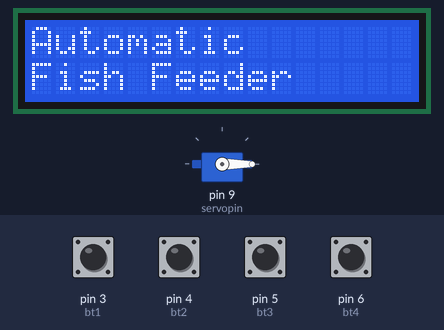
Recording of a sketch running on a simulated Arduino Uno, built with avr-gcc and run on an emulated ATmega328P. On the bench: 16×2 character LCD, servo. The test bench sets the inputs (shaded band); at power-on: pin 3 (bt1), pin 4 (bt2), pin 5 (bt3), pin 6 (bt4) HIGH. The local clock reads 2024-03-15 10:24:30 at power-on unless the sketch sets it.

Above: at 1.2 s.
1.3 s: pin 6 (bt4) pulled LOW for 0.2 s
At 2.3 s:
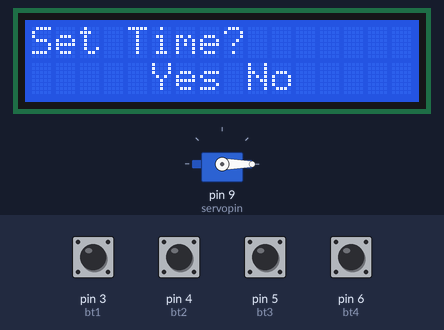
3.1 s: pin 4 (bt2) pulled LOW for 0.2 s
At 4.8 s:
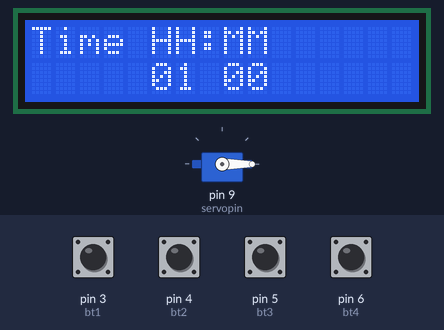
5.1 s: pin 6 (bt4) pulled LOW for 1 s
At 6.7 s:
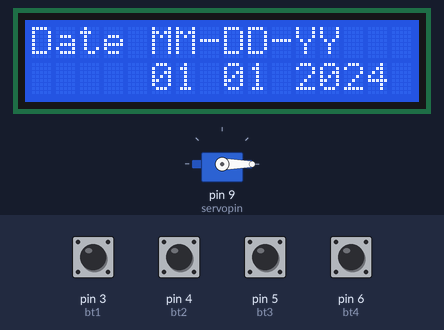
7.6 s: pin 6 (bt4) pulled LOW for 1 s
At 8.7 s:
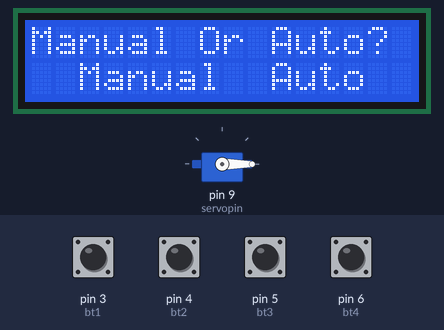
10.1 s: pin 5 (bt3) pulled LOW for 0.2 s
At 11.1 s:
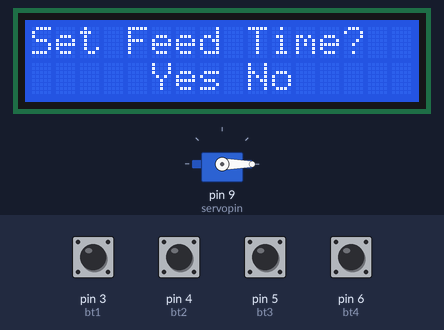
12.1 s: pin 4 (bt2) pulled LOW for 1 s
At 13.2 s:
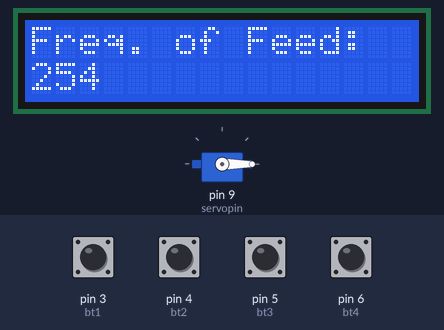
Timing chart, 0 to 15.1 s (numbered marks = the images above; inputs shaded):
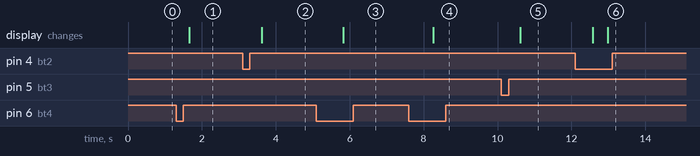

The sketch:

AutomaticFishFeeder.ino
```cpp
#include <Servo.h>             // Servo
#include <Wire.h>              // Button
#include <LiquidCrystal_I2C.h> // LCD
#include <DS3232RTC.h>         // DS3231
#include <Streaming.h>         // DS3231
#include <TimeLib.h>           // DS3231
#include <EEPROM.h>

// Set the LCD address to 0x27 for a 16 chars and 2 line display
LiquidCrystal_I2C lcd(0x27, 16, 2);

// Setting up buttons and servo
const int bt1 = 3;
const int bt2 = 4;
const int bt3 = 5;
const int bt4 = 6;
char pressedButton = '0';

const int servopin = 9;

// Menu Level
// 0 = Homepage; 1 = Date; 2 = Time; 3 = Times to Feed; 4 = Time to feed & Quantity of Food (Loop) 5 = On sleep mode
byte menu = 0;
bool needsUpdate = true;

// Initializing values
int Tmont = 1;
int Tday = 1;
int Tyear = 2024;
int Thour = 1;
int Tmint = 0;
int Ffeed = 1; // Frequency of feeding
int Fqty = 1;  // Feeding quantity in mL

bool feedHourSet = false;
bool feedMinSet = false;
bool feedManual = false;

int *feedHour;
int *feedMin;
int *timeStore;

unsigned long previousMillis = 0; // Stores the last time the display was updated
const long interval = 15000;      // Interval at which to update the time (1 minute)

static int currentFeedIndex = 0;
int pos = 0; // Servo position

// Min,Max values
// MINMAX[10] = {minMonth, maxMonth, minDay, maxDay, minYear, maxYear, minHour, maxHour, minMinute, maxMinute, minFeed, maxFeed};
const int MINMAX[12] = {1, 12, 0, 31, 2000, 2200, 0, 23, 0, 59, 1, 20};

DS3232RTC myRTC; // Custom RTC functions
tmElements_t tm;
Servo myservo;

void setup()
{
    // Initialization of Serial, LCD, RTC
    Serial.begin(9600);
    lcd.begin();
    myRTC.begin();
    setSyncProvider(myRTC.get);

    // Gather EEPROM values for offline function
    Ffeed = EEPROM.read(0);
    Fqty = EEPROM.read(1);

    lcd.backlight();

    // Set up button pins
    pinMode(bt1, INPUT_PULLUP);
    pinMode(bt2, INPUT_PULLUP);
    pinMode(bt3, INPUT_PULLUP);
    pinMode(bt4, INPUT_PULLUP);

    // Servo pin
    myservo.attach(servopin);
    myservo.write(0);

    feedHour = new int[Ffeed];
    feedMin = new int[Ffeed];
    timeStore = new int[Ffeed * 2];

    // Saving offline values to timeStore array
    gatherEEPROMValues(timeStore, Ffeed * 2);

    // Accessing new timeStore array with EEPROM values to extract feedHour and feedMin values
    for (int i = 0; i < Ffeed; i++)
    {
        feedHour[i] = timeStore[2 * i];
        feedMin[i] = timeStore[2 * i + 1];
    }
}

void loop()
{
    checkButton();

    // Update current time display every minute
    if (menu == 12)
    {
        unsigned long currentMillis = millis();
        if (currentMillis - previousMillis >= interval)
        {
            previousMillis = currentMillis;
            needsUpdate = true; // Trigger a menu update
        }
    }
    feedIni(timeStore, Ffeed, Fqty); // timeStore[0] is Ffeed
}

void checkButton()
{
    // Check if button is pressed or not
    bool stateBt1 = digitalRead(bt1);
    bool stateBt2 = digitalRead(bt2);
    bool stateBt3 = digitalRead(bt3);
    bool stateBt4 = digitalRead(bt4);

    // Check what button is pressed
    if (stateBt1 == LOW)
    {
        pressedButton = 'B'; // Back
    }
    else if (stateBt2 == LOW)
    {
        pressedButton = 'L'; // Left
    }
    else if (stateBt3 == LOW)
    {
        pressedButton = 'R'; // Right
    }
    else if (stateBt4 == LOW)
    {
        pressedButton = 'E'; // Enter/Set
    }
    else
    {
        pressedButton = '0';
    }

    processButton(pressedButton);
}

void processButton(char pressedButton)
{
    switch (menu)
    {
    case 0:
        if (pressedButton == 'E') {
            changeMenu(1, true, 200); // Goes to menu page 1
        }
        break;
    // Select adjust time or not
    case 1:
        yesOrNoValue(pressedButton, 0, 2, 7);
        break;
    // Adjusted case (+ 1 )
    case 2:
        adjustValue(pressedButton, &Thour, MINMAX[6], MINMAX[7], 1, 3);
        break;
    case 3:
        adjustValue(pressedButton, &Tmint, MINMAX[8], MINMAX[9], 2, 4);
        break;
    case 4:
        adjustValue(pressedButton, &Tmont, MINMAX[0], MINMAX[1], 3, 5);
        break;
    case 5:
        adjustValue(pressedButton, &Tday, MINMAX[2], MINMAX[3], 4, 6);
        break;
    case 6:
        adjustValue(pressedButton, &Tyear, MINMAX[4], MINMAX[5], 5, 7);
        setTime(Thour, Tmint, 0, Tday, Tmont, Tyear); // Set time
        myRTC.set(now());
        break;
    case 7: // change
        manualFeed(pressedButton, 6, 7, 8);
        break;
    case 8: // change
        yesOrNoValue(pressedButton, 7, 9, 14);
        break;
    case 9: // case + 3
        adjustValue(pressedButton, &Ffeed, MINMAX[10], MINMAX[11], 8, 10); // Setting the frequency of feeding
        updateFeedArrays();
        break;
    case 101: // case + 3
        adjustValue(pressedButton, &Fqty, MINMAX[10], MINMAX[11], 9, 11); // Adjust feeding quantity per feed
        break;
    case 11: // case + 3
        adjustValue(pressedButton, &feedHour[currentFeedIndex], MINMAX[6], MINMAX[7], 10, 12); // Adjust feeding hour
        break;
    case 12: // case + 3
        adjustValue(pressedButton, &feedMin[currentFeedIndex], MINMAX[8], MINMAX[9], 11, 13); // Adjust feeding minute
        break;
    case 13: // case + 3
        setFeedTime();
        //printTimeStore();
        break;
    case 14: // case + 3
        saveOffline();
        staticValue(pressedButton, 9, 15); // Show current time
        break;
    case 15: // case + 3
        staticValue(pressedButton, 14, 0); // Sleep mode, save battery
        //printTimeStore();
        break;
    }

    if (needsUpdate)
    {
        updateMenu();
        needsUpdate = false;
    }
}

void updateFeedArrays()
{
    // Updated: Avoid memory leak by deleting the old arrays before re-allocating
    delete[] feedHour;
    delete[] feedMin;
    feedHour = new int[Ffeed];
    feedMin = new int[Ffeed];

    for (int i = 0; i < Ffeed; i++)
    {
        feedHour[i] = 0;
        feedMin[i] = 0;
    }
}

// Set Feeding Time Loop
void setFeedTime()
{
    timeStore[2 * currentFeedIndex] = feedHour[currentFeedIndex];
    timeStore[2 * currentFeedIndex + 1] = feedMin[currentFeedIndex];
    currentFeedIndex++;

    feedHourSet = true;
    feedMinSet = true;

    if (currentFeedIndex >= Ffeed)
    {
        changeMenu(12, true, 200);
    }
    else
    {
        changeMenu(9, true, 200);
    }

}

void updateMenu()
{
    lcd.clear();
    switch (menu)
    {
    case 0: // Homepage
        lcd.print("Automatic");
        lcd.setCursor(0, 1);
        lcd.print("Fish Feeder");
        break;
    // Select adjust time or not
    case 1:
        yesOrNoMenu();
        break;
    // Adjusted case (+ 1 )
    case 2: // HH
        timeMenu();
        break;
    case 3: // MM
        timeMenu();
        break;
    case 4: // MM
        dateMenu();
        break;
    case 5: // DD
        dateMenu();
        break;
    case 6: // YY
        dateMenu();
        break;
    // Manual or Auto
    case 7: //
        manualOrAuto();
        break;
    case 8: // case + 2
        yesOrNoFeedMenu();
        break;
    case 9: // Frequency of Feeding // case + 3
        lcd.print("Freq. of Feed:");
        lcd.setCursor(0, 1);
        lcd.print(Ffeed);
        break;
    case 10: // Feeding quantity in mL // case + 3
        lcd.print("Feed in mL:");
        lcd.setCursor(4, 1);
        lcd.print(Fqty);
        break;
    case 11:   // case + 3
        feedMenuPrompt(Ffeed, currentFeedIndex); // Hour
        break;
    case 12: // case + 3
        feedMenuPrompt(Ffeed, currentFeedIndex); // Minute
        break;
    case 13: // case + 3
        lcd.print("Next Feed Time");
        break;
    case 14: // case + 3
        lcd.backlight();
        lcd.print("Current Time:");
        lcd.setCursor(0, 1);
        printCurrentTime();
        break;
    case 15: // case + 3
        lcd.print("Sleep Mode");
        delay(1000);
        lcd.noBacklight();
        break;
    }
}

// changeMenu after clicking button 'R' or 'B'
void changeMenu(byte newMenu, bool update, int delayTime)
{
    menu = newMenu; // Goes to menu page x
    needsUpdate = update;
    delay(delayTime);
}

// Adjusting Values with Min and Max values
void adjustValue(char pressedButton, int *baseValue, int minValue, int maxValue, int backMenu, int nextMenu)
{
    switch (pressedButton)
    {
    case 'B':
        changeMenu(backMenu, true, 200); // Goes back
        break;
    case 'L':
        (*baseValue)--; // Adjust hours
        if (*baseValue < minValue)
            (*baseValue) = minValue; // Stops at minimum limit
        needsUpdate = true;
        delay(200);
        break;
    case 'R':
        (*baseValue)++; // Adjust hours
        if (*baseValue > maxValue)
            (*baseValue) = maxValue; // Stops at maximum limit
        needsUpdate = true;
        delay(200);
        break;
    case 'E':
        changeMenu(nextMenu, true, 200); // Goes next menu
        break;
    }
}

void staticValue(char pressedButton, int backMenu, int nextMenu)
{
    switch (pressedButton)
    {
    case 'B':
        changeMenu(backMenu, true, 200); // Goes back
        needsUpdate = true;
        delay(200);
        break;
    case 'E':
        changeMenu(nextMenu, true, 200); // Goes next menu
        needsUpdate = true;
        delay(200);
        break;
    }
}

void yesOrNoValue(char pressedButton, int back2Menu, int next2Menu, int skipMenu)
{
    switch (pressedButton)
    {
    case 'B':
        changeMenu(back2Menu, true, 200); // Goes back to home page
        break;
    case 'L':
        // settingTime = true; // Yes
        needsUpdate = true;
        changeMenu(next2Menu, true, 200);
        delay(200);
        break;
    case 'R':
        // settingTime = false; // No
        needsUpdate = true;
        changeMenu(skipMenu, true, 200);
        delay(200);
        break;
    }
}

void manualFeed(char pressedButton, int back2Menu, int next2Menu, int skipMenu)
{
    switch (pressedButton)
    {
    case 'B':
        changeMenu(back2Menu, true, 200); // Goes back to home page
        break;
    case 'L':
        // settingTime = true; // Yes
        servoMove(1);
        break;
    case 'R':
        // settingTime = false; // No
        needsUpdate = true;
        changeMenu(skipMenu, true, 200);
        delay(200);
        break;
    }
}

void yesOrNoMenu()
{
    lcd.print("Set Time?");
    lcd.setCursor(5, 1);
    lcd.print("Yes");
    lcd.setCursor(9, 1);
    lcd.print("No");
}

void yesOrNoFeedMenu()
{
    lcd.print("Set Feed Time?");
    lcd.setCursor(5, 1);
    lcd.print("Yes");
    lcd.setCursor(9, 1);
    lcd.print("No");
}

void manualOrAuto()
{
    lcd.print("Manual Or Auto?");
    lcd.setCursor(2, 1);
    lcd.print("Manual");
    lcd.setCursor(10, 1);
    lcd.print("Auto");
}

void timeMenu()
{
    lcd.print("Time HH:MM");
    lcd.setCursor(0, 1);
    lcd.print("      :  "); // Print placeholders for HH and MM
    lcd.setCursor(5, 1);
    lcd.print(Thour < 10 ? "0" : ""); // Print leading zero if hour is less than 10
    lcd.print(Thour);
    lcd.setCursor(8, 1);              // Move cursor to position for minutes
    lcd.print(Tmint < 10 ? "0" : ""); // Print leading zero if minute is less than 10
    lcd.print(Tmint);
}

void dateMenu()
{
    lcd.print("Date MM-DD-YY");
    lcd.setCursor(0, 1);
    lcd.print("      :  :  "); // Print placeholders for HH and MM
    lcd.setCursor(5, 1);
    lcd.print(Tmont < 10 ? "0" : ""); // Print leading zero if hour is less than 10
    lcd.print(Tmont);
    lcd.setCursor(8, 1);             // Move cursor to position for minutes
    lcd.print(Tday < 10 ? "0" : ""); // Print leading zero if minute is less than 10
    lcd.print(Tday);
    lcd.setCursor(11, 1);             // Move cursor to position for minutes
    lcd.print(Tyear < 10 ? "0" : ""); // Print leading zero if minute is less than 10
    lcd.print(Tyear);
}

// Edit start here

void feedMenuPrompt(int ftime, int currentFeedIndex)
{
    lcd.clear();
    lcd.print("Time ");
    lcd.print(currentFeedIndex + 1);
    lcd.print(" of ");
    lcd.print(ftime);
    lcd.print(":");
    lcd.setCursor(0, 1);
    lcd.print(feedHour[currentFeedIndex] < 10 ? "0" : "");
    lcd.print(feedHour[currentFeedIndex]);
    lcd.print(":");
    lcd.print(feedMin[currentFeedIndex] < 10 ? "0" : "");
    lcd.print(feedMin[currentFeedIndex]);
}

// Save values even Arduino is OFF 100,000 cycles only
void saveOffline()
{
    EEPROM.update(0, Ffeed);
    EEPROM.update(1, Fqty);
    for (int i = 0; i < Ffeed * 2; i++) // Adjusted
    {
        EEPROM.update(i + 2, timeStore[i]);
    }
}

// Read EEPROM values for usage: For cases that the gadget is turned off
void gatherEEPROMValues(int *timeStore, int arrSize)
{
    for (int i = 0, max = arrSize + 2; i < max; i++)
    {
        timeStore[i] = EEPROM.read(i);
    }
}

void feedIni(int *timeArr, int Ffeed, int Fqty)
{
  for (int i = 0; i < Ffeed; i++)
  {
    int feedHourVal = feedHourSet ? feedHour[i] : timeArr[2 * i + 2]; // changed
    int feedMinVal = feedMinSet ? feedMin[i] : timeArr[2 * i + 3]; // changed

    if(feedHourVal == hour() && feedMinVal == minute() && second() == 0)
    {
      servoMove(Fqty);
    }
  }
}

// Current Time display
void printCurrentTime()
{
    lcd.print(hour() < 10 ? "0" : "");
    lcd.print(hour());
    lcd.print(":");
    lcd.print(minute() < 10 ? "0" : "");
    lcd.print(minute());
}

// Done; if to change, only the values
void servoMove(int Fqty)
{
    // Send feed to hole
    for (int i = 0, max = Fqty; i < max; i++)
    {
        for (pos = 0; pos <= 180; pos++)
        {
            myservo.write(pos);
            delay(30);
        }

        // Initial position return
        for (pos = 180; pos >= 0; pos--)
        {
            myservo.write(pos);
            delay(30);
        }
    }
}
```

Measured:
- after the input at 1.3 s, the display: changes after 0.36 s (image 1)
- after the input at 3.1 s, the display: changes after 0.53 s (image 2)
- after the input at 5.1 s, the display: changes after 0.73 s (image 3)
- after the input at 7.6 s, the display: changes after 0.66 s (image 4)
- after the input at 10.1 s, the display: changes after 0.51 s (image 5)
- after the input at 12.1 s, the display: first changes after 0.48 s (image 6 shows a later state)
